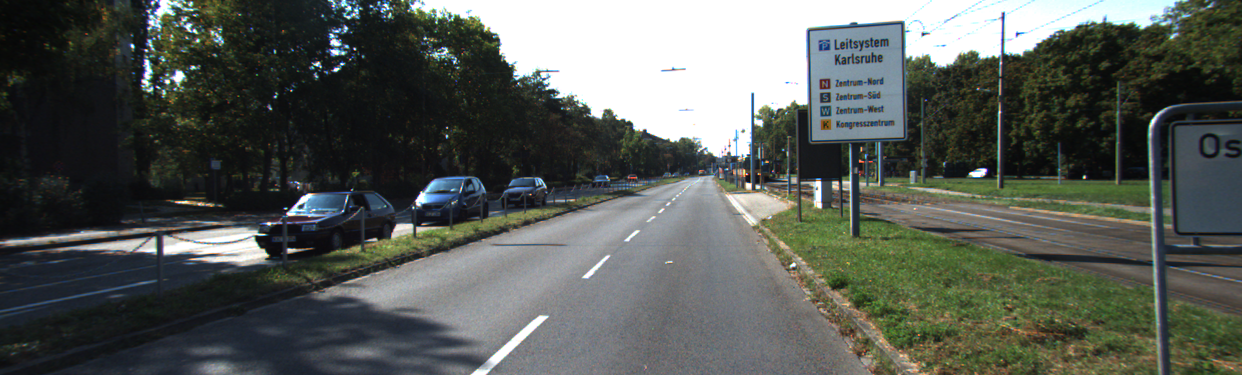
#> input picture Material/kittiBadImage.png, 1242 x 375 px
$ python grey2color.py ../../Material/kittiBadImage.png out.png
#> lines starting #> are read from the running program, lines starting #| are printed output that depends on the picture
import cv2
import sys


if len(sys.argv) != 3:
    print("usage: grey2color.py input output")
    sys.exit(1)

inp = cv2.imread(sys.argv[1], cv2.IMREAD_GRAYSCALE)
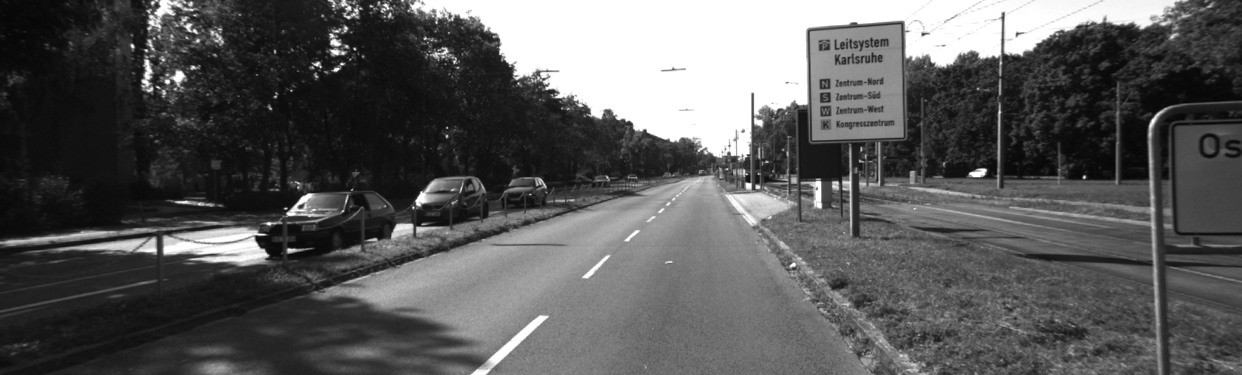
#> inp: shape (375, 1242); min 6, max 255, mean 89.4
inp *= 3
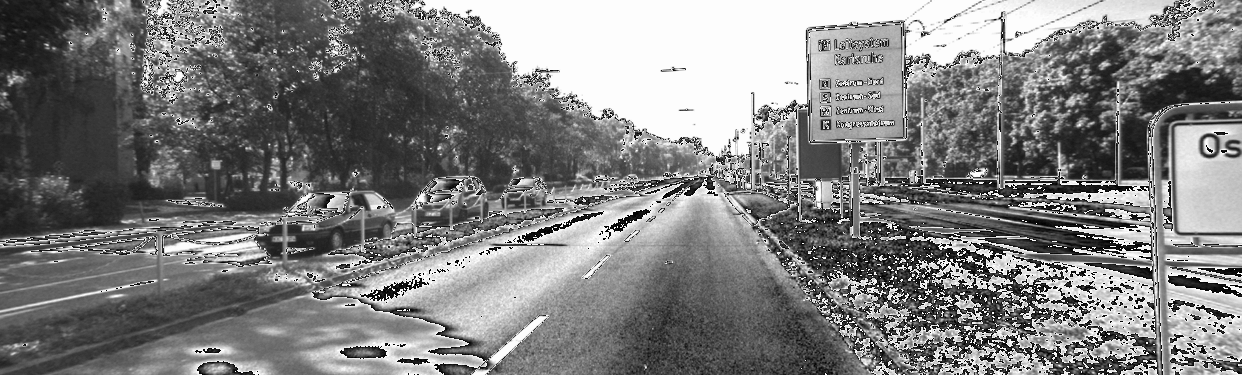
#> inp: shape (375, 1242); min 1, max 255, mean 126.7
out = cv2.applyColorMap(inp, cv2.COLORMAP_JET)
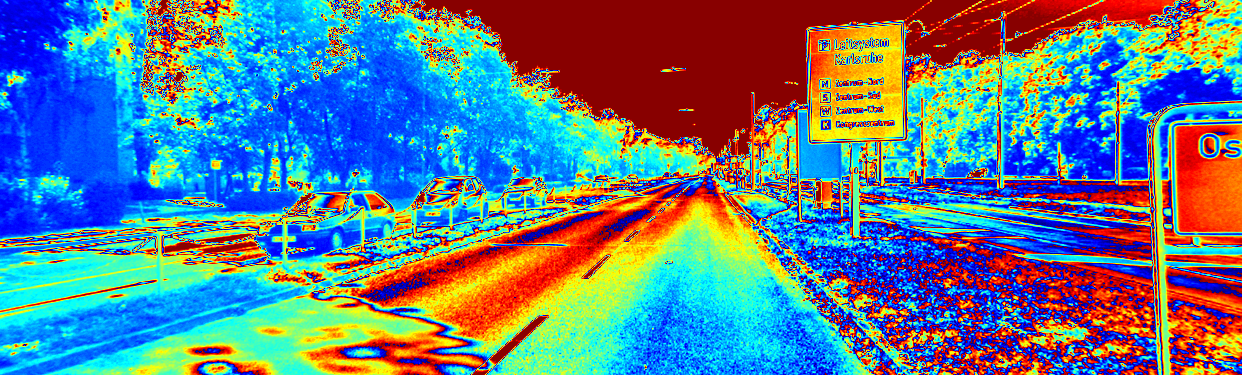
#> out: shape (375, 1242, 3); mean B, G, R 140.1, 124.5, 95.3

cv2.imwrite(sys.argv[2], out)

$ run again, on Material/disparity.png
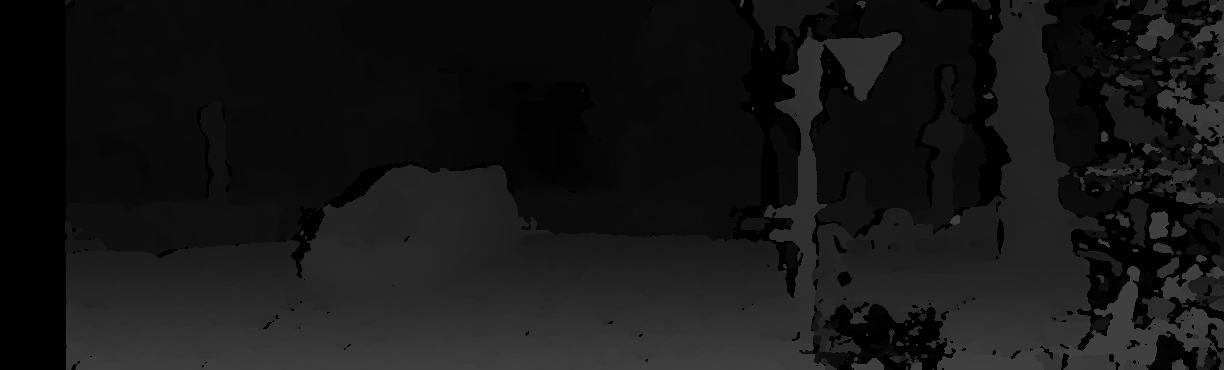
#> input picture Material/disparity.png, 1224 x 370 px
#> inp is the input picture: shape (370, 1224); min 0, max 64, mean 21.9
#> `inp *= 3`:
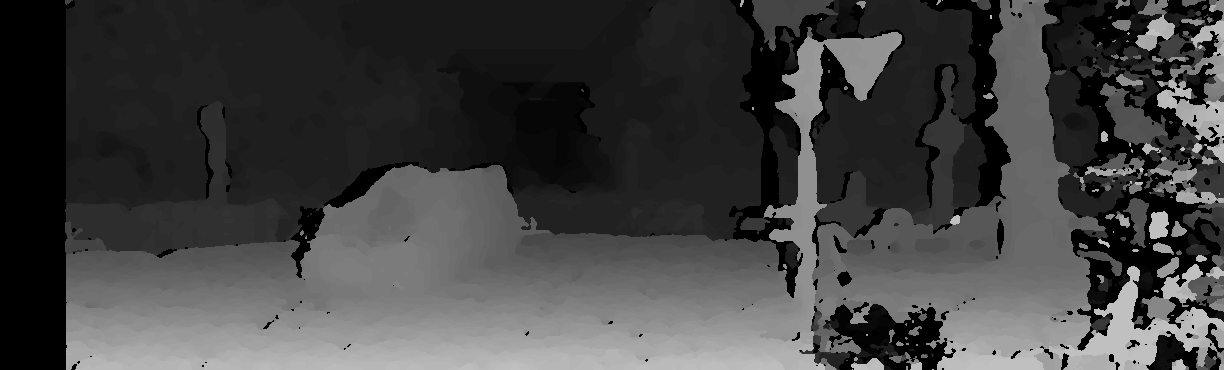
#> inp: shape (370, 1224); min 0, max 192, mean 65.6
#> `out = cv2.applyColorMap(inp, cv2.COLORMAP_JET)`:
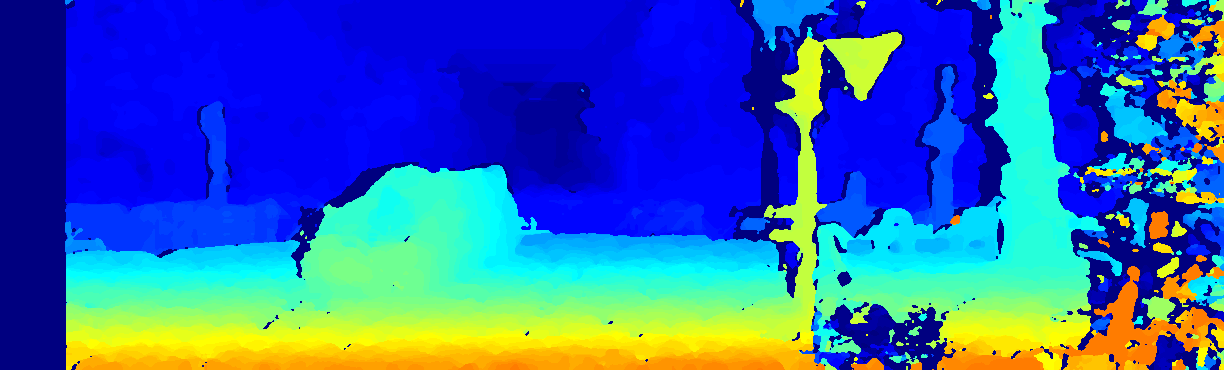
#> out: shape (370, 1224, 3); mean B, G, R 178.9, 99.2, 49.9

$ run again, on Material/kittiBad.png
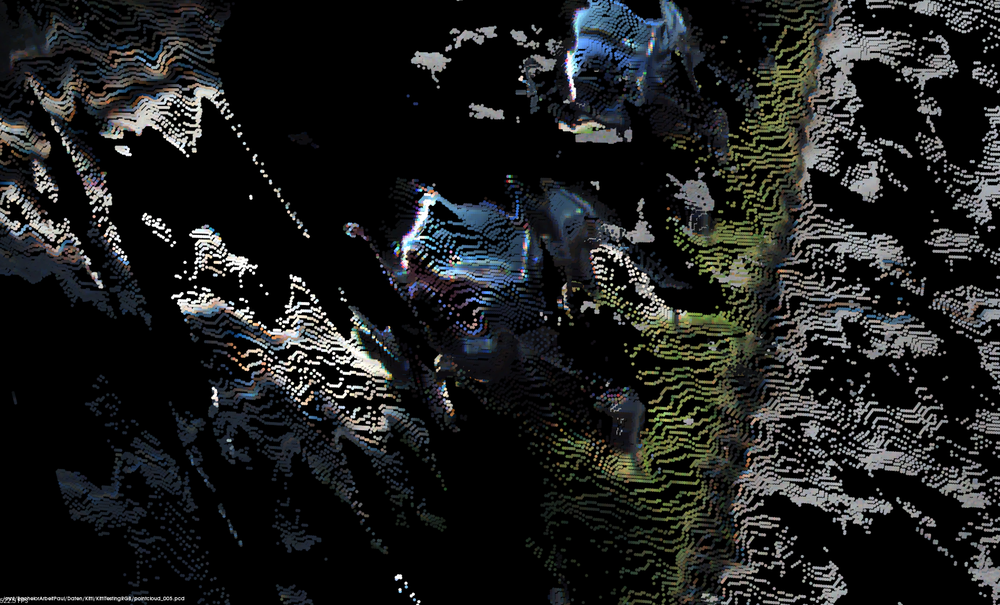
#> input picture Material/kittiBad.png, 1000 x 605 px, shrunk from 1916 x 1160 before the run
#> `inp *= 3`:
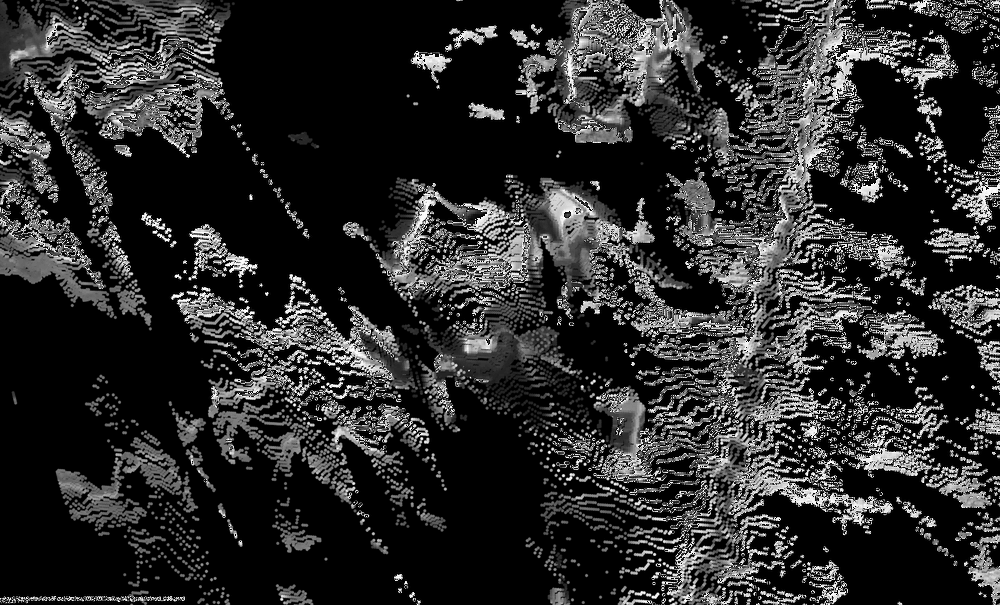
#> inp: shape (605, 1000); min 0, max 255, mean 44.3
#> `out = cv2.applyColorMap(inp, cv2.COLORMAP_JET)`:
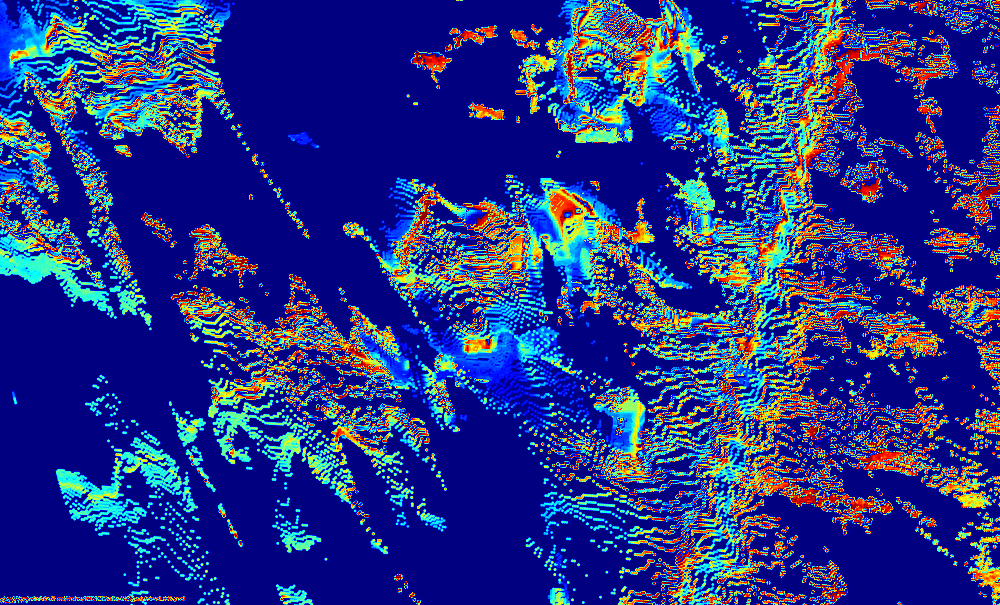
#> out: shape (605, 1000, 3); mean B, G, R 135.6, 51.9, 37.6
